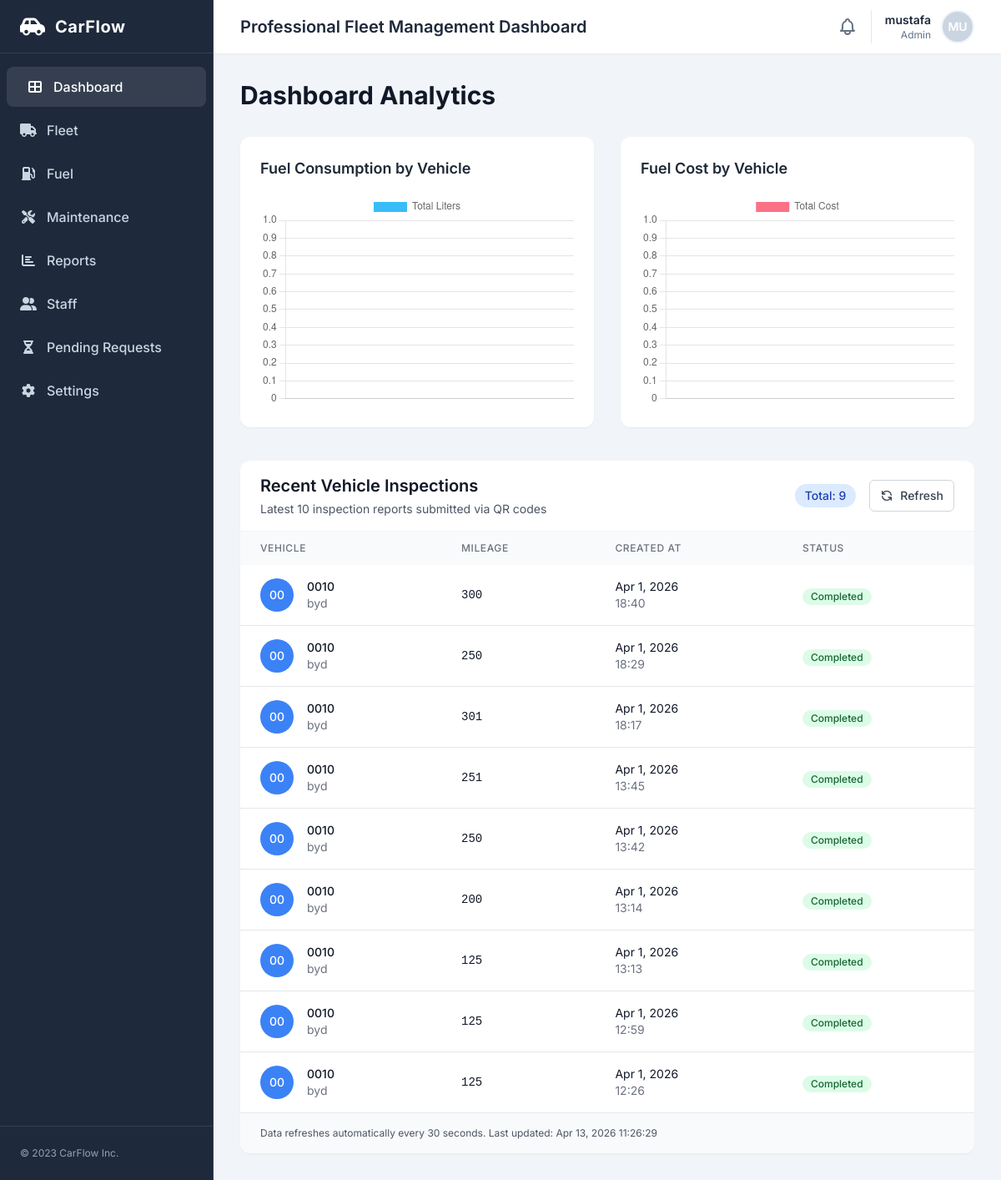
The app's page / (signed in), older data.
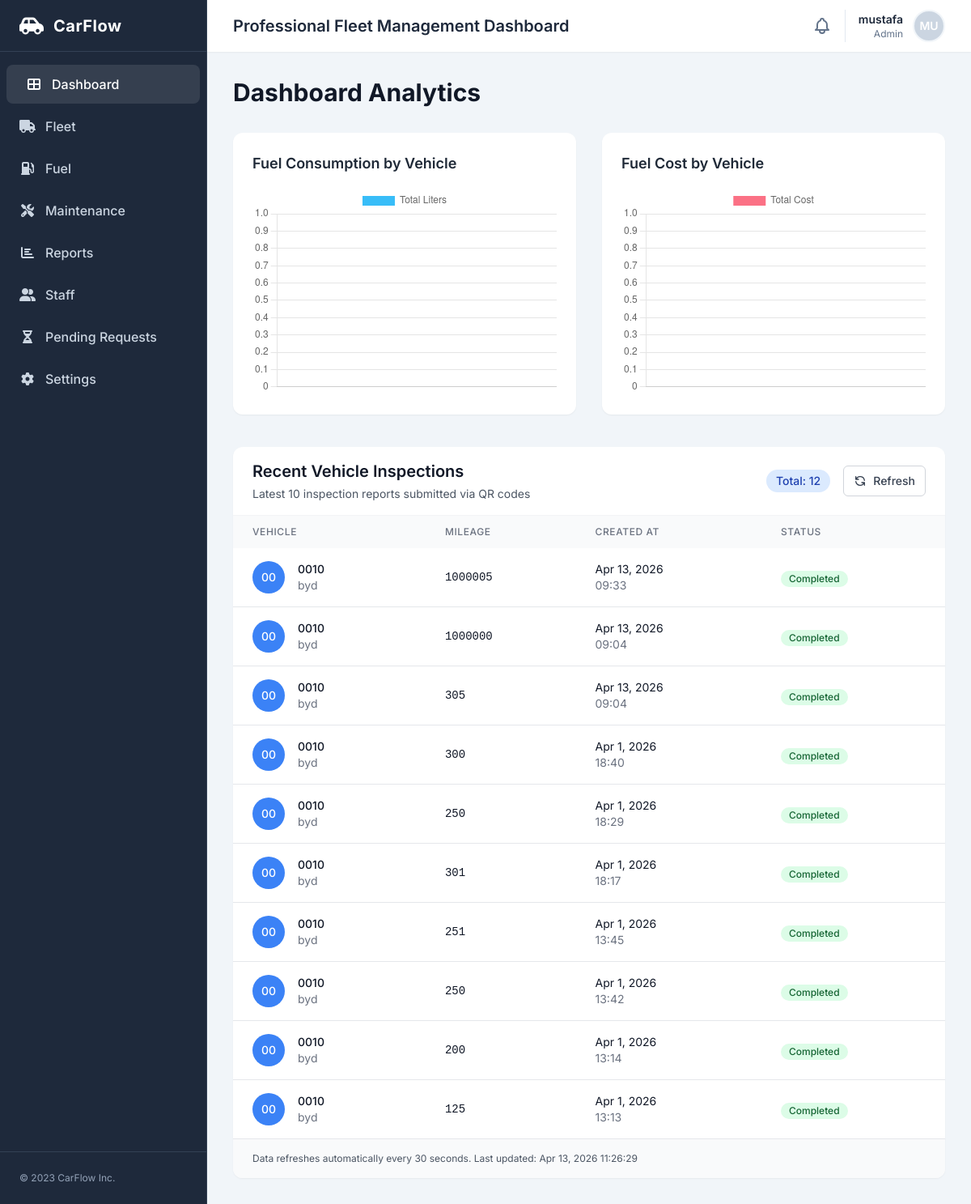
The same page, newer data.
### reports/models.py (models this page shows, shortened)
class VehicleInspection(models.Model):
    INSPECTION_TYPE_CHOICES = [
        ("QR_SUBMITTED", "QR Submitted"),
        ("MANUAL", "Manual"),
        ("SCHEDULED", "Scheduled"),
    ]
    vehicle = models.ForeignKey(
        "fleet.Car",
        on_delete=models.CASCADE,
        related_name="inspections",
    )
    image_car = models.ImageField(upload_to="vehicle_reports/car/", blank=True, null=True)
    image_odometer = models.ImageField(upload_to="vehicle_reports/odometer/", blank=True, null=True)
    mileage = models.PositiveIntegerField()
    notes = models.TextField(blank=True)
    inspection_type = models.CharField(
        max_length=20,
        choices=INSPECTION_TYPE_CHOICES,
        default="MANUAL",
        db_index=True,
    )
    created_by = models.ForeignKey(
        settings.AUTH_USER_MODEL,
        on_delete=models.SET_NULL,
        null=True,
        blank=True
    )
    created_at = models.DateTimeField(auto_now_add=True, db_index=True)
    created_via_qr = models.BooleanField(default=True, db_index=True)
    class Meta:
        ordering = ["-created_at"]
        indexes = [
            models.Index(fields=["vehicle", "-created_at"]),
        ]

### fleet/models.py (models this page shows, shortened)
class Car(models.Model):
    STATUS_CHOICES = [
        ("available", "Available"),
        ("assigned", "Assigned"),
        ("maintenance", "Maintenance"),
        ("inactive", "Inactive"),
    ]
    VEHICLE_TYPE_CHOICES = [
        ("Sedan", "Sedan"),
        ("Reefer Van", "Chiller Van"),
        ("Reefer Truck", "Reefer Truck"),
        ("Reefer Pickup", "Reefer Pickup"),
    ]
    plate_number = models.CharField(max_length=20, unique=True, db_index=True)
    brand = models.CharField(max_length=100, default='Unknown')
    vehicle_type = models.CharField(max_length=100, choices=VEHICLE_TYPE_CHOICES, verbose_name="Vehicle Type", default="Sedan")
    year = models.PositiveIntegerField()
    vin = models.CharField(max_length=64, blank=True)
    status = models.CharField(
        max_length=20,
        choices=STATUS_CHOICES,
        default="available",
        db_index=True,
    )
    region = models.ForeignKey(
        "accounts.Region",
        on_delete=models.SET_NULL,
        null=True,
        blank=True,
        related_name="cars",
    )
    notes = models.TextField(blank=True)
    current_mileage = models.PositiveIntegerField(default=0, db_index=True)
    qr_token = models.CharField(max_length=128, unique=True, null=True, blank=True, db_index=True)
    qr_enabled = models.BooleanField(default=True, db_index=True)
    qr_code_image = models.ImageField(upload_to="qr_codes/", null=True, blank=True)
    created_at = models.DateTimeField(auto_now_add=True)
    class Meta:
        ordering = ["plate_number"]

### reports/views.py (the view)
# urls.py: path('', DashboardView.as_view(), name='home'),
class DashboardView(TemplateView):
    template_name = "reports/dashboard.html"
    def get_context_data(self, **kwargs):
        context = super().get_context_data(**kwargs)
        data = (
            FuelLog.objects.values("car__plate_number")
            .annotate(total_liters=Sum("liters"), total_cost=Sum("price"))
            .order_by("car__plate_number")
        )
        labels = [d["car__plate_number"] for d in data]
        liters = [float(d["total_liters"] or 0) for d in data]
        cost = [float(d["total_cost"] or 0) for d in data]
        context["chart_labels"] = json.dumps(labels)
        context["chart_liters"] = json.dumps(liters)
        context["chart_cost"] = json.dumps(cost)
        context["inspections_total"] = VehicleInspection.objects.count()
        context["inspections_recent"] = VehicleInspection.objects.select_related("vehicle").order_by("-created_at")[:10]
        context["current_time"] = timezone.now()
        return context

### reports/templates/reports/dashboard.html (shortened to what the changed rows need)
{% extends "base.html" %}
{% block content %}
<div class="max-w-7xl mx-auto">
  <h1 class="text-2xl sm:text-3xl font-bold text-gray-900 mb-8">Dashboard Analytics</h1>
  <div class="grid grid-cols-1 lg:grid-cols-2 gap-8 mb-10">
    <div class="bg-white rounded-xl shadow-sm p-6">
      <h2 class="text-lg font-semibold text-gray-800 mb-4">Fuel Consumption by Vehicle</h2>
    </div>
    <div class="bg-white rounded-xl shadow-sm p-6">
      <h2 class="text-lg font-semibold text-gray-800 mb-4">Fuel Cost by Vehicle</h2>
    </div>
  </div>
  <div class="bg-white rounded-xl shadow-sm overflow-hidden">
    <div class="px-6 py-4 border-b border-gray-100">
      <div class="flex flex-col sm:flex-row sm:items-center sm:justify-between gap-4">
        <div>
          <h2 class="text-xl font-semibold text-gray-900">Recent Vehicle Inspections</h2>
        </div>
        <div class="flex items-center gap-4">
          <span class="inline-flex items-center px-3 py-1 rounded-full text-sm font-medium bg-blue-100 text-blue-800">
            Total: {{ inspections_total }}
          </span>
          <button id="refreshBtn" class="inline-flex items-center px-3 py-2 border border-gray-300 rounded-md text-sm font-medium text-gray-700 bg-white hover:bg-gray-50 focus:outline-none focus:ring-2 focus:ring-offset-2 focus:ring-blue-500">
            <svg class="w-4 h-4 mr-2" fill="none" stroke="currentColor" viewBox="0 0 24 24">
              <path stroke-linecap="round" stroke-linejoin="round" stroke-width="2" d="M4 4v5h.582m15.356 2A8.001 8.001 0 004.582 9m0 0H9m11 11v-5h-.581m0 0a8.003 8.003 0 01-15.357-2m15.357 2H15"></path>
            </svg>
            Refresh
          </button>
        </div>
      </div>
    </div>
    <div class="overflow-x-auto">
      <table class="w-full">
        <thead class="bg-gray-50">
          <tr>
            <th class="px-6 py-3 text-left text-xs font-medium text-gray-500 uppercase tracking-wider">Vehicle</th>
            <th class="px-6 py-3 text-left text-xs font-medium text-gray-500 uppercase tracking-wider">Mileage</th>
            <th class="px-6 py-3 text-left text-xs font-medium text-gray-500 uppercase tracking-wider">Created At</th>
            <th class="px-6 py-3 text-left text-xs font-medium text-gray-500 uppercase tracking-wider">Status</th>
          </tr>
        </thead>
        <tbody class="bg-white divide-y divide-gray-200">
          {% for ins in inspections_recent %}
          <tr class="hover:bg-gray-50 transition-colors">
            <td class="px-6 py-4 whitespace-nowrap">
              <div class="flex items-center">
                <div class="flex-shrink-0 h-10 w-10 bg-blue-500 rounded-full flex items-center justify-center">
                  <span class="text-sm font-medium text-white">{{ ins.vehicle.plate_number|slice:":2" }}</span>
                </div>
                <div class="ml-4">
                  <div class="text-sm font-medium text-gray-900">{{ ins.vehicle.plate_number }}</div>
                  <div class="text-sm text-gray-500">{{ ins.vehicle.brand }}</div>
                </div>
              </div>
            </td>
            <td class="px-6 py-4 whitespace-nowrap">
              <div class="text-sm text-gray-900 font-mono">{{ ins.mileage }}</div>
            </td>
            <td class="px-6 py-4 whitespace-nowrap">
              <div class="text-sm text-gray-900">{{ ins.created_at|date:"M j, Y" }}</div>
              <div class="text-sm text-gray-500">{{ ins.created_at|date:"H:i" }}</div>
            </td>
            <td class="px-6 py-4 whitespace-nowrap">
              <span class="inline-flex items-center px-2.5 py-0.5 rounded-full text-xs font-medium bg-green-100 text-green-800">
                Completed
              </span>
            </td>
          </tr>
          {% endfor %}
        </tbody>
      </table>
    </div>
  </div>
</div>
{% endblock %}

Row changes from the older to the newer data that the page shows:
no longer on this page (row unchanged): VehicleInspection: vehicle.plate_number "00", vehicle.plate_number "0010", vehicle.brand "byd", mileage "125", created_at "Apr 1, 2026", created_at "12:59"
no longer on this page (row unchanged): VehicleInspection: vehicle.plate_number "00", vehicle.plate_number "0010", vehicle.brand "byd", mileage "125", created_at "Apr 1, 2026", created_at "12:26"
added VehicleInspection: vehicle.plate_number "00", vehicle.plate_number "0010", vehicle.brand "byd", mileage "1000005", created_at "Apr 13, 2026", created_at "09:33"
added VehicleInspection: vehicle.plate_number "00", vehicle.plate_number "0010", vehicle.brand "byd", mileage "1000000", created_at "Apr 13, 2026", created_at "09:04"
added VehicleInspection: vehicle.plate_number "00", vehicle.plate_number "0010", vehicle.brand "byd", mileage "305", created_at "Apr 13, 2026", created_at "09:04"
Text that changed along with them:
{{ inspections_total }}: "9" → "12"
